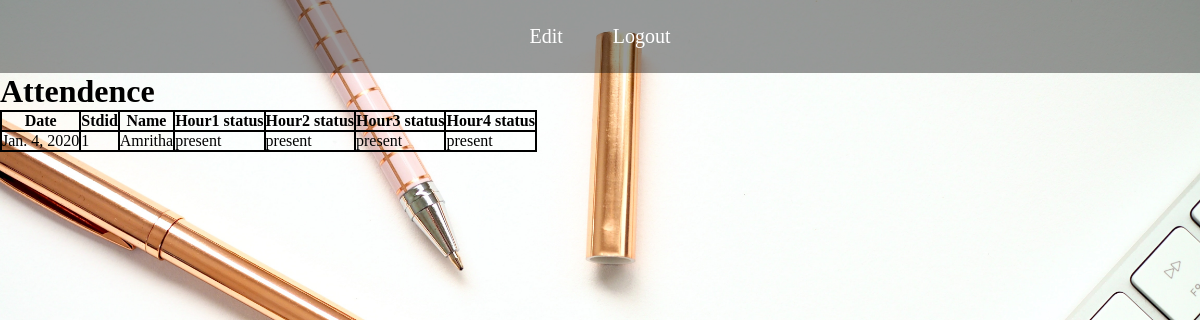
The app's page /attendencedetails/ (signed in) with its own data.
### register/models.py (models this page shows)
class studentattend(models.Model):
     date = models.DateField(max_length=5)
     stdid = models.IntegerField (null=True,blank=True)
     name =  models.CharField(max_length=30)
     hour1status = models.CharField(max_length=5)
     hour2status = models.CharField(max_length=5)
     hour3status = models.CharField(max_length=5)
     hour4status = models.CharField(max_length=5)

### register/views.py (the view)
# urls.py: path('attendencedetails/',views.attendview,name='viewattend'),
def attendview(request):
    querysettt=studentattend.objects.all().filter(stdid=request.session['stid'])
    return render(request,'viewattend.html',{'authorsss':querysettt})

### register/templates/viewattend.html (shortened to what this page needs)
{% load static %}<!DOCTYPE html>
<html>
<head>
<link rel="stylesheet"href="{% static 'css/style3.css' %}">
</head>
<body class="b">
<div class="navbar">
<ul>
<li><a href="edit.html">Edit</a>
<li><a href="logout.html">Logout</a></li>
</ul>
</div>
<div>
            <h1>Attendence</h1>
            <table>
                <thead>
                    <tr>
                        <th>Date</th>
                        <th>Stdid</th>
                        <th>Name</th>
                        <th>Hour1 status</th>
                        <th>Hour2 status</th>
                        <th>Hour3 status</th>
                        <th>Hour4 status</th>
                    </tr>
                </thead>
                <tbody>
                    {%if authorsss%}
                    {%for i in authorsss%}
                    <tr>
                        <td>{{i.date}}</td>
                        <td>{{i.stdid}}</td>
                        <td>{{i.name}}</td>
                        <td>{{i.hour1status}}</td>
                        <td>{{i.hour2status}}</td>
                        <td>{{i.hour3status}}</td>
                        <td>{{i.hour4status}}</td>
                    </tr>
                    {%endfor %}
            {%endif %}
                </tbody>
            </table>
        </div>
    </body>
</html>

### register/static/css/style3.css (style rules this page uses)
* { margin :0px;padding: 0px;box-sizing:border-box; }
.b { background-image:url(../img/4.jpg); background-size:cover; }
.navbar { text-align:center; width:100%; background-color:rgba(0,0,0,0.4); }
.navbar ul { list-style-type:none; display :inline-flex; }
.navbar ul li { width:120 px; padding:20px; font-size:20px; border-radius:20px; margin:5px; }
.navbar ul li a { color : white; text-decoration: none; }

### register/templates/viewattend.html (style rules this page uses)
table,th,td { border:2px solid black;border-collapse:collapse; }

### records on screen
studentattend: date "Jan. 4, 2020", stdid "1", name "Amritha", hour1status "present", hour2status "present", hour3status "present", hour4status "present"
